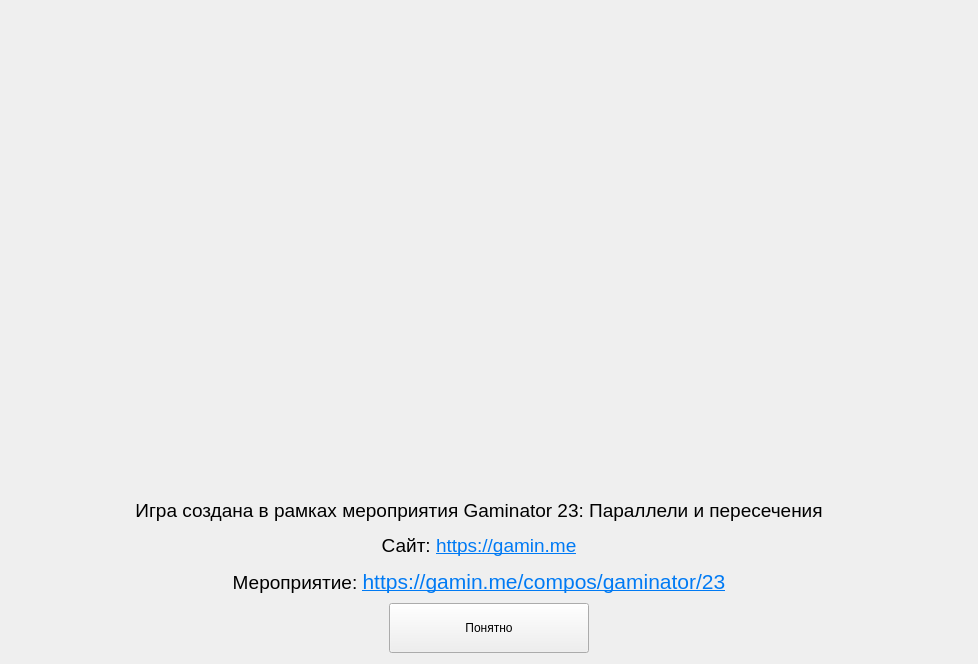
      <widget class="QWidget" name="logo_page">
       <layout class="QGridLayout" name="gridLayout_7">
        <item row="0" column="0">
         <spacer name="horizontalSpacer_15">
          <property name="orientation">
           <enum>Qt::Horizontal</enum>
          </property>
          <property name="sizeHint" stdset="0">
           <size>
            <width>118</width>
            <height>20</height>
           </size>
          </property>
         </spacer>
        </item>
        <item row="0" column="1" rowspan="2">
         <layout class="QHBoxLayout" name="horizontalLayout_3">
          <item>
           <spacer name="horizontalSpacer_13">
            <property name="orientation">
             <enum>Qt::Horizontal</enum>
            </property>
            <property name="sizeHint" stdset="0">
             <size>
              <width>40</width>
              <height>20</height>
             </size>
            </property>
           </spacer>
          </item>
          <item>
           <widget class="QLabel" name="logo_lbl">
            <property name="minimumSize">
             <size>
              <width>640</width>
              <height>480</height>
             </size>
            </property>
            <property name="maximumSize">
             <size>
              <width>640</width>
              <height>480</height>
             </size>
            </property>
            <property name="text">
             <string/>
            </property>
            <property name="pixmap">
             <pixmap>img/img_logo.jpg</pixmap>
            </property>
           </widget>
          </item>
          <item>
           <spacer name="horizontalSpacer_14">
            <property name="orientation">
             <enum>Qt::Horizontal</enum>
            </property>
            <property name="sizeHint" stdset="0">
             <size>
              <width>40</width>
              <height>20</height>
             </size>
            </property>
           </spacer>
          </item>
         </layout>
        </item>
        <item row="1" column="2">
         <spacer name="horizontalSpacer_16">
          <property name="orientation">
           <enum>Qt::Horizontal</enum>
          </property>
          <property name="sizeHint" stdset="0">
           <size>
            <width>118</width>
            <height>20</height>
           </size>
          </property>
         </spacer>
        </item>
        <item row="2" column="1">
         <widget class="QLabel" name="logo_text">
          <property name="minimumSize">
           <size>
            <width>700</width>
            <height>100</height>
           </size>
          </property>
          <property name="maximumSize">
           <size>
            <width>700</width>
            <height>100</height>
           </size>
          </property>
          <property name="text">
           <string>&lt;html&gt;&lt;head/&gt;&lt;body&gt;&lt;p align=&quot;center&quot;&gt;&lt;span style=&quot; font-size:14pt;&quot;&gt;Игра создана в рамках мероприятия Gaminator 23: Параллели и пересечения&lt;/span&gt;&lt;/p&gt;&lt;p align=&quot;center&quot;&gt;&lt;span style=&quot; font-size:14pt;&quot;&gt;Сайт: &lt;/span&gt;&lt;a href=&quot;https://gamin.me&quot;&gt;&lt;span style=&quot; font-size:14pt; text-decoration: underline; color:#007af4;&quot;&gt;https://gamin.me&lt;/span&gt;&lt;/a&gt;&lt;/p&gt;&lt;p align=&quot;center&quot;&gt;&lt;span style=&quot; font-size:14pt;&quot;&gt;Мероприятие: &lt;/span&gt;&lt;a href=&quot;https://gamin.me/compos/gaminator/23&quot;&gt;&lt;span style=&quot; font-size:16pt; text-decoration: underline; color:#007af4;&quot;&gt;https://gamin.me/compos/gaminator/23&lt;/span&gt;&lt;/a&gt;&lt;/p&gt;&lt;/body&gt;&lt;/html&gt;</string>
          </property>
          <property name="wordWrap">
           <bool>false</bool>
          </property>
          <property name="openExternalLinks">
           <bool>true</bool>
          </property>
         </widget>
        </item>
        <item row="3" column="1">
         <layout class="QHBoxLayout" name="horizontalLayout_2">
          <item>
           <spacer name="horizontalSpacer_11">
            <property name="orientation">
             <enum>Qt::Horizontal</enum>
            </property>
            <property name="sizeHint" stdset="0">
             <size>
              <width>40</width>
              <height>20</height>
             </size>
            </property>
           </spacer>
          </item>
          <item>
           <widget class="QPushButton" name="agree_pb">
            <property name="sizePolicy">
             <sizepolicy hsizetype="Fixed" vsizetype="Fixed">
              <horstretch>0</horstretch>
              <verstretch>0</verstretch>
             </sizepolicy>
            </property>
            <property name="minimumSize">
             <size>
              <width>200</width>
              <height>50</height>
             </size>
            </property>
            <property name="maximumSize">
             <size>
              <width>200</width>
              <height>50</height>
             </size>
            </property>
            <property name="text">
             <string>Понятно</string>
            </property>
           </widget>
          </item>
          <item>
           <spacer name="horizontalSpacer_12">
            <property name="orientation">
             <enum>Qt::Horizontal</enum>
            </property>
            <property name="sizeHint" stdset="0">
             <size>
              <width>40</width>
              <height>20</height>
             </size>
            </property>
           </spacer>
          </item>
         </layout>
        </item>
       </layout>
      </widget>
